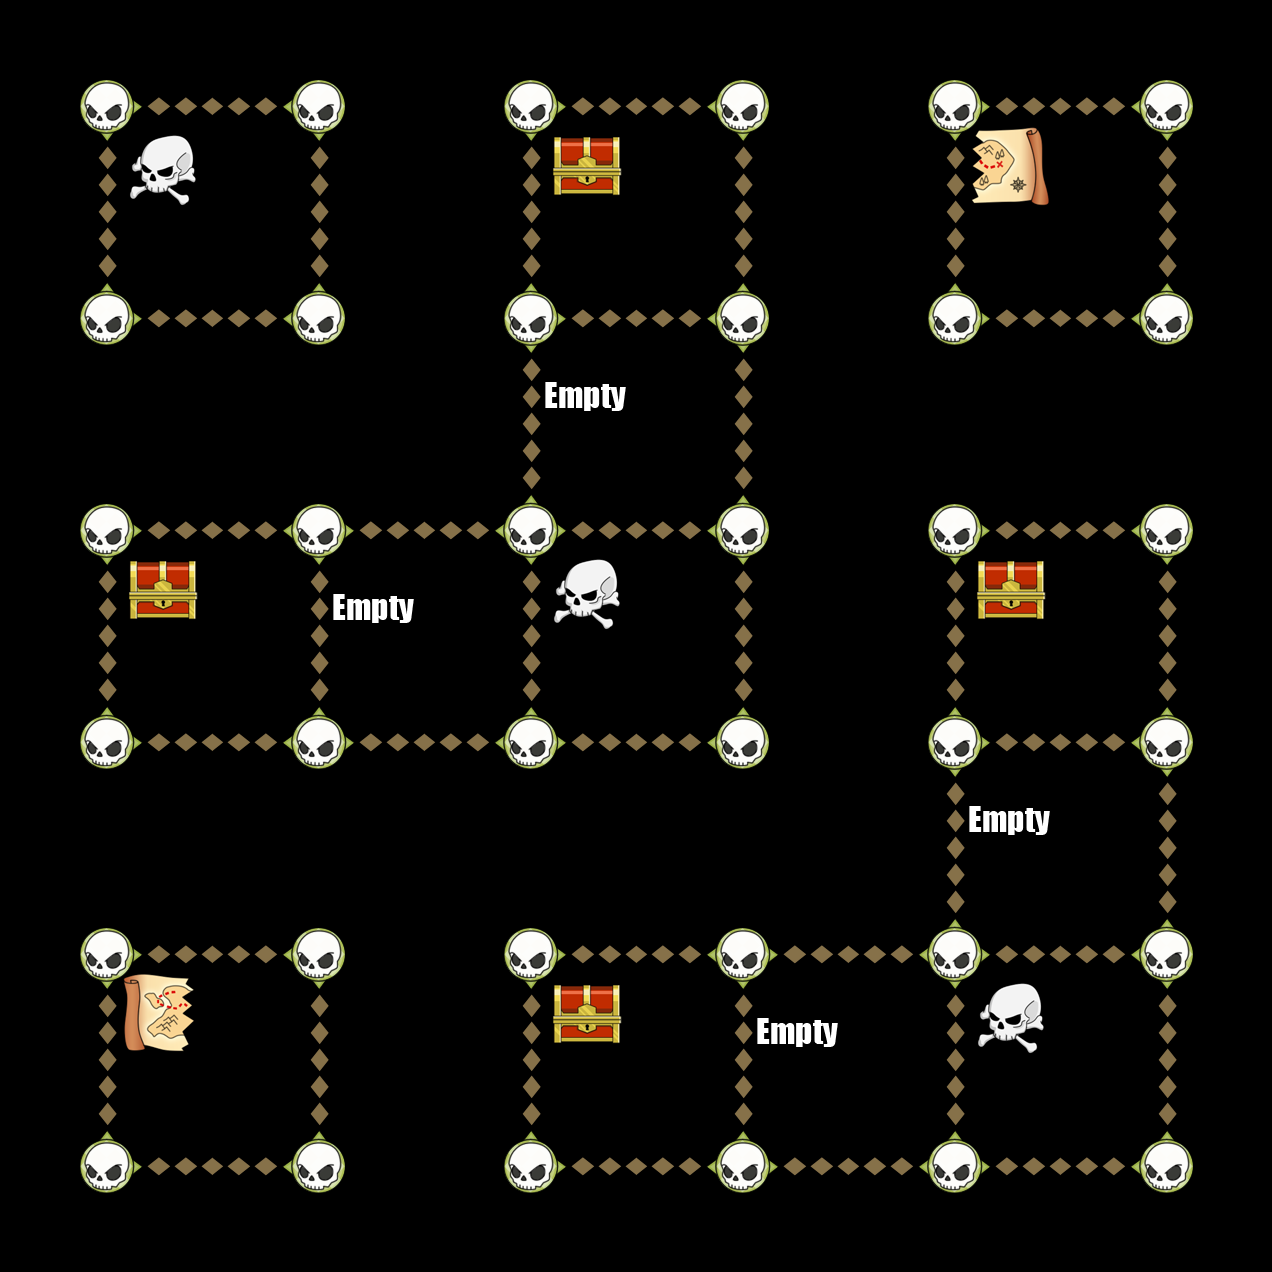

Rendered tile map (Tiled .tmx) drawn with the repository's tilesets; below, a short description and the map source with its tile grids summarised:
An orthogonal 6x6 tile map with 212x212 px tiles, 6 tile layers (Down, Up, Left, Right, ...).

<map version="1.0" orientation="orthogonal" width="6" height="6" tilewidth="212" tileheight="212">
 <tileset firstgid="1" name="TileGraphic_Final-ipadhd" tilewidth="212" tileheight="212">
  <image source="TileGraphic_Final-ipadhd.png" width="636" height="1060" />
  <tile id="0">
   <properties>
    <property name="LineFilled" value="True" />
   </properties>
  </tile>
  <tile id="2">
   <properties>
    <property name="Item" value="TreasureBox" />
   </properties>
  </tile>
  <tile id="4">
   <properties>
    <property name="RowFilled" value="True" />
   </properties>
  </tile>
  <tile id="6">
   <properties>
    <property name="Item" value="CannonLeft" />
   </properties>
  </tile>
  <tile id="7">
   <properties>
    <property name="Item" value="ShipRight" />
   </properties>
  </tile>
  <tile id="8">
   <properties>
    <property name="Item" value="MapOne" />
   </properties>
  </tile>
  <tile id="9">
   <properties>
    <property name="Item" value="CannonRight" />
   </properties>
  </tile>
  <tile id="10">
   <properties>
    <property name="Item" value="ShipLeft" />
   </properties>
  </tile>
  <tile id="11">
   <properties>
    <property name="Item" value="MapTwo" />
   </properties>
  </tile>
  <tile id="12">
   <properties>
    <property name="Item" value="Empty" />
   </properties>
  </tile>
  <tile id="13">
   <properties>
    <property name="Item" value="Skull" />
   </properties>
  </tile>
  <tile id="14">
   <properties>
    <property name="Item" value="Fog" />
   </properties>
  </tile>
 </tileset>
 <layer name="Down" width="6" height="6">
  <data>[36 cells, 22 non-empty, 1 distinct tile ids]</data>
 </layer>
 <layer name="Up" width="6" height="6">
  <data>[36 cells, 22 non-empty, 1 distinct tile ids]</data>
 </layer>
 <layer name="Left" width="6" height="6">
  <data>[36 cells, 22 non-empty, 1 distinct tile ids]</data>
 </layer>
 <layer name="Right" width="6" height="6">
  <data>[36 cells, 22 non-empty, 1 distinct tile ids]</data>
 </layer>
 <layer name="Dots" width="6" height="6">
  <data>[36 cells, 36 non-empty, 1 distinct tile ids]</data>
 </layer>
 <layer name="Items" width="6" height="6">
  <data>[36 cells, 13 non-empty, 5 distinct tile ids]</data>
 </layer>
</map>
